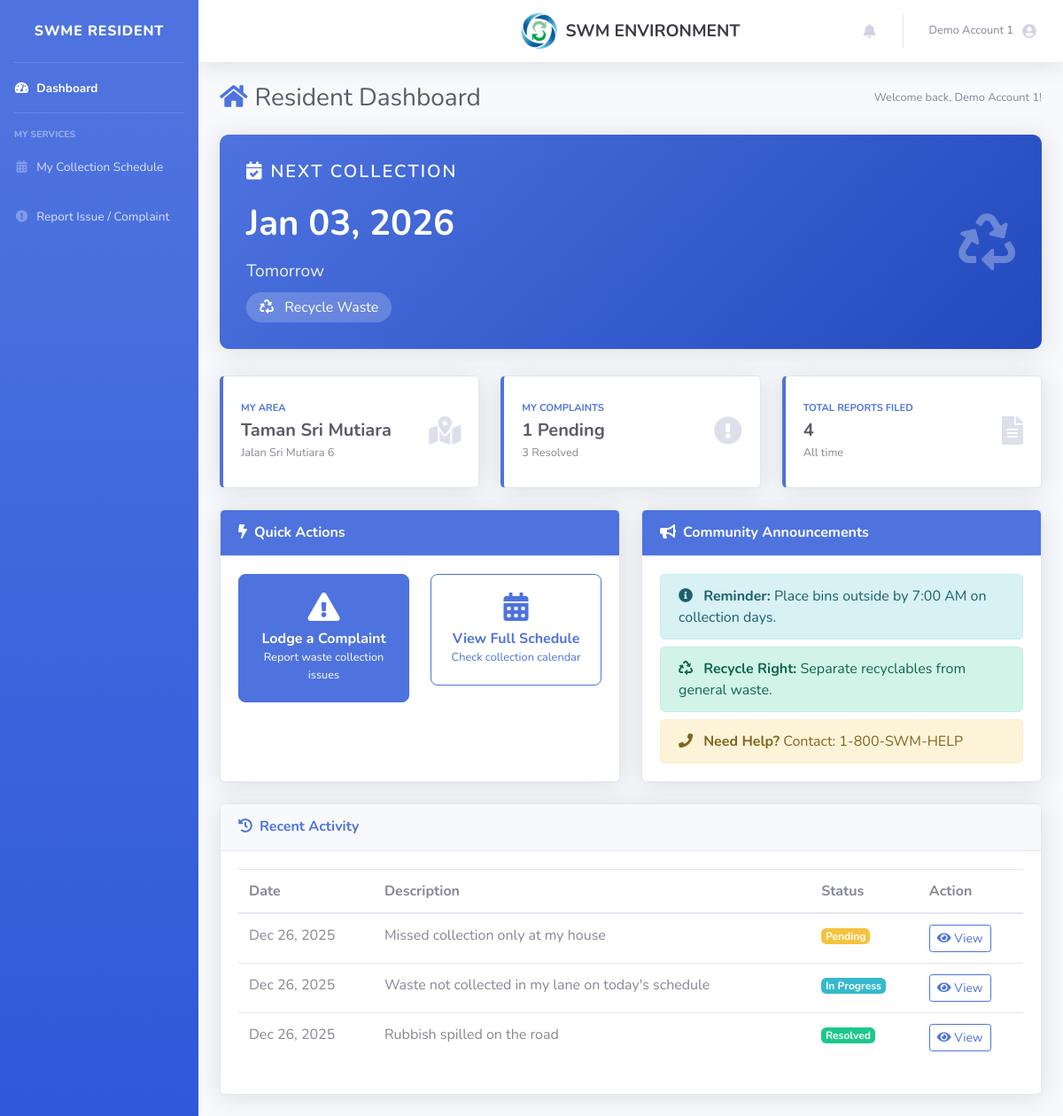
/resident_dashboard.php (signed in), run on the app's committed database.
### tables this page shows
CREATE TABLE `user` (
  `user_id` int(11) NOT NULL,
  `name` varchar(100) NOT NULL,
  `phone` varchar(20) DEFAULT NULL,
  `house_unit_number` varchar(20) DEFAULT NULL,
  `lane_id` int(11) DEFAULT NULL,
  `area_id` int(11) DEFAULT NULL,
  `address_line1` varchar(255) DEFAULT NULL,
  `address_line2` varchar(255) DEFAULT NULL,
  `postcode` varchar(10) DEFAULT NULL,
  `email` varchar(100) DEFAULT NULL,
  `work_id` varchar(50) DEFAULT NULL,
  `password` varchar(255) NOT NULL,
  `role` enum('resident','staff','admin') NOT NULL,
  `created_at` datetime DEFAULT current_timestamp()
);

CREATE TABLE `schedule` (
  `schedule_id` int(11) NOT NULL,
  `area_id` int(11) DEFAULT NULL,
  `collection_date` date DEFAULT NULL,
  `collection_type` enum('Domestic','Recycle') NOT NULL,
  `status` enum('Pending','Completed') DEFAULT 'Pending',
  `update_time` datetime DEFAULT current_timestamp(),
  `truck_id` int(11) DEFAULT NULL
);

CREATE TABLE `collection_area` (
  `area_id` int(11) NOT NULL,
  `taman_name` varchar(100) NOT NULL,
  `postcode` varchar(10) NOT NULL
);

CREATE TABLE `collection_lane` (
  `lane_id` int(11) NOT NULL,
  `area_id` int(11) NOT NULL,
  `lane_name` varchar(100) NOT NULL
);

CREATE TABLE `complaints` (
  `complaint_id` int(11) NOT NULL,
  `user_id` int(11) NOT NULL,
  `area_id` int(11) NOT NULL,
  `description` text NOT NULL,
  `image_url` varchar(255) DEFAULT NULL,
  `submission_time` datetime DEFAULT current_timestamp(),
  `status` enum('Pending','In Progress','Resolved') DEFAULT 'Pending',
  `admin_response` text DEFAULT NULL,
  `response_time` datetime DEFAULT NULL,
  `resident_feedback` text DEFAULT NULL,
  `rating` int(11) DEFAULT NULL
);

### public/resident_dashboard.php (the view, shortened to what the rows shown need)
<?php
require_once '../includes/db.php';
$userId = $_SESSION['user_id'];
$residentQuery = "SELECT u.*, ca.taman_name, cl.lane_name, ca.area_id
                  FROM user u
                  LEFT JOIN collection_area ca ON u.area_id = ca.area_id
                  LEFT JOIN collection_lane cl ON u.lane_id = cl.lane_id
                  WHERE u.user_id = ?";
$stmt = $conn->prepare($residentQuery);
$stmt->bind_param('i', $userId);
$stmt->execute();
$resident = $stmt->get_result()->fetch_assoc();
$nextCollection = null;
if (isset($resident['area_id']) && $resident['area_id']) {
    $nextCollectionQuery = "SELECT collection_date, collection_type,
                            CASE
                                WHEN collection_date = CURDATE() THEN 'Today'
                                WHEN collection_date = DATE_ADD(CURDATE(), INTERVAL 1 DAY) THEN 'Tomorrow'
                                ELSE DAYNAME(collection_date)
                            END as day_label
                            FROM schedule
                            WHERE area_id = ? AND collection_date >= CURDATE()
                            ORDER BY collection_date ASC
                            LIMIT 1";
    $nextStmt = $conn->prepare($nextCollectionQuery);
    $nextStmt->bind_param('i', $resident['area_id']);
    $nextStmt->execute();
    $nextCollection = $nextStmt->get_result()->fetch_assoc();
}
$recentQuery = "SELECT complaint_id, description, status, submission_time
                FROM complaints
                WHERE user_id = ?
                ORDER BY submission_time DESC
                LIMIT 3";
$recentStmt = $conn->prepare($recentQuery);
$recentStmt->bind_param('i', $userId);
$recentStmt->execute();
$recentComplaints = $recentStmt->get_result()->fetch_all(MYSQLI_ASSOC);
?>
<!DOCTYPE html>
<html lang="en">
<head>
    <link href="vendor/fontawesome-free/css/all.min.css" rel="stylesheet" type="text/css">
    <link href="css/sb-admin-2.min.css" rel="stylesheet">
    <link href="css/swm-custom.css" rel="stylesheet">
</head>
<body id="page-top" class="resident-page">
    <div id="wrapper">
        <div id="content-wrapper" class="d-flex flex-column">
            <div id="content">
                <nav class="navbar navbar-expand navbar-light bg-white topbar mb-4 static-top shadow">
                    <ul class="navbar-nav ml-auto">
                        <li class="nav-item dropdown no-arrow">
                            <a class="nav-link dropdown-toggle" href="#" id="userDropdown" role="button"
                                data-toggle="dropdown" aria-haspopup="true" aria-expanded="false">
                                <span class="mr-2 d-none d-lg-inline text-gray-600 small">
                                    <?php echo htmlspecialchars($resident['name'] ?? 'Resident'); ?>
                                </span>
                                <i class="fas fa-user-circle fa-fw"></i>
                            </a>
                        </li>
                    </ul>
                </nav>
                <div class="container-fluid">
                    <div class="d-sm-flex align-items-center justify-content-between mb-4">
                        <h1 class="h3 mb-0 text-gray-800">
                            <i class="fas fa-home text-primary mr-2"></i>Resident Dashboard
                        </h1>
                        <small class="text-muted">Welcome back, <?php echo htmlspecialchars($resident['name']); ?>!</small>
                    </div>
                    <div class="row">
                        <div class="col-lg-12">
                            <?php if ($nextCollection): ?>
                                <div class="hero-collection-card shadow position-relative">
                                    <?php
                                    $icon = ($nextCollection['collection_type'] === 'Recycle')
                                            ? 'fa-recycle'
                                            : 'fa-trash-alt';
                                    ?>
                                    <i class="fas <?php echo $icon; ?> collection-icon"></i>
                                    <div class="position-relative" style="z-index: 1;">
                                        <h5 class="text-uppercase mb-3" style="letter-spacing: 2px; font-weight: 600;">
                                            <i class="fas fa-calendar-check mr-2"></i>NEXT COLLECTION
                                        </h5>
                                        <div class="collection-date">
                                            <?php echo date('M d, Y', strtotime($nextCollection['collection_date'])); ?>
                                        </div>
                                        <div class="collection-day">
                                            <?php echo $nextCollection['day_label']; ?>
                                        </div>
                                        <span class="collection-type">
                                            <i class="fas <?php echo $icon; ?> mr-2"></i>
                                            <?php echo htmlspecialchars($nextCollection['collection_type']); ?> Waste
                                        </span>
                                    </div>
                                </div>
                            <?php endif; ?>
                        </div>
                    </div>
                    <div class="row">
                        <div class="col-xl-4 col-md-6 mb-4">
                            <div class="card border-left-primary shadow h-100 py-2">
                                <div class="card-body">
                                    <div class="row no-gutters align-items-center">
                                        <div class="col mr-2">
                                            <div class="text-xs font-weight-bold text-primary text-uppercase mb-1">
                                                My Area</div>
                                            <div class="h5 mb-0 font-weight-bold text-gray-800">
                                                <?php echo htmlspecialchars($resident['taman_name'] ?? 'Not Assigned'); ?>
                                            </div>
                                            <?php if (isset($resident['lane_name'])): ?>
                                                <small class="text-muted"><?php echo htmlspecialchars($resident['lane_name']); ?></small>
                                            <?php endif; ?>
                                        </div>
                                    </div>
                                </div>
                            </div>
                        </div>
                    </div>
                    <?php if (count($recentComplaints) > 0): ?>
                    <div class="row">
                        <div class="col-lg-12">
                            <div class="card shadow mb-4">
                                <div class="card-body">
                                    <div class="table-responsive">
                                        <table class="table table-hover">
                                            <thead>
                                                <tr>
                                                    <th>Date</th>
                                                    <th>Description</th>
                                                    <th>Status</th>
                                                    <th>Action</th>
                                                </tr>
                                            </thead>
                                            <tbody>
                                                <?php foreach ($recentComplaints as $comp): ?>
                                                <tr>
                                                    <td><?php echo date('M d, Y', strtotime($comp['submission_time'])); ?></td>
                                                    <td><?php echo htmlspecialchars(substr($comp['description'], 0, 50)) . (strlen($comp['description']) > 50 ? '...' : ''); ?></td>
                                                    <td>
                                                        <?php
                                                        $badgeClass = 'badge-warning';
                                                        if ($comp['status'] === 'Resolved') $badgeClass = 'badge-success';
                                                        elseif ($comp['status'] === 'In Progress') $badgeClass = 'badge-info';
                                                        ?>
                                                        <span class="badge <?php echo $badgeClass; ?>">
                                                            <?php echo htmlspecialchars($comp['status']); ?>
                                                        </span>
                                                    </td>
                                                    <td>
                                                        <a href="resident_complaints.php" class="btn btn-sm btn-outline-primary">
                                                            <i class="fas fa-eye"></i> View
                                                        </a>
                                                    </td>
                                                </tr>
                                                <?php endforeach; ?>
                                            </tbody>
                                        </table>
                                    </div>
                                </div>
                            </div>
                        </div>
                    </div>
                    <?php endif; ?>
                </div>
            </div>
            <?php include '../includes/template_footer.php'; ?>
</body>
</html>

### data on the page
user: name "Demo Account 1", area.taman_name "Taman Sri Mutiara", lane.lane_name "Jalan Sri Mutiara 6"
schedule: collection_date "Jan 03, 2026", collection_type "Recycle"
complaints: submission_time "Dec 26, 2025", description "Missed collection only at my house", status "Pending"
complaints: submission_time "Dec 26, 2025", description "Waste not collected in my lane on today's schedule", status "In Progress"
complaints: submission_time "Dec 26, 2025", description "Rubbish spilled on the road", status "Resolved"

### other printed values
$nextCollection['day_label'] "Tomorrow"
$pendingComplaints "1"
$totalComplaints - $pendingComplaints "3"
$totalComplaints "4"
